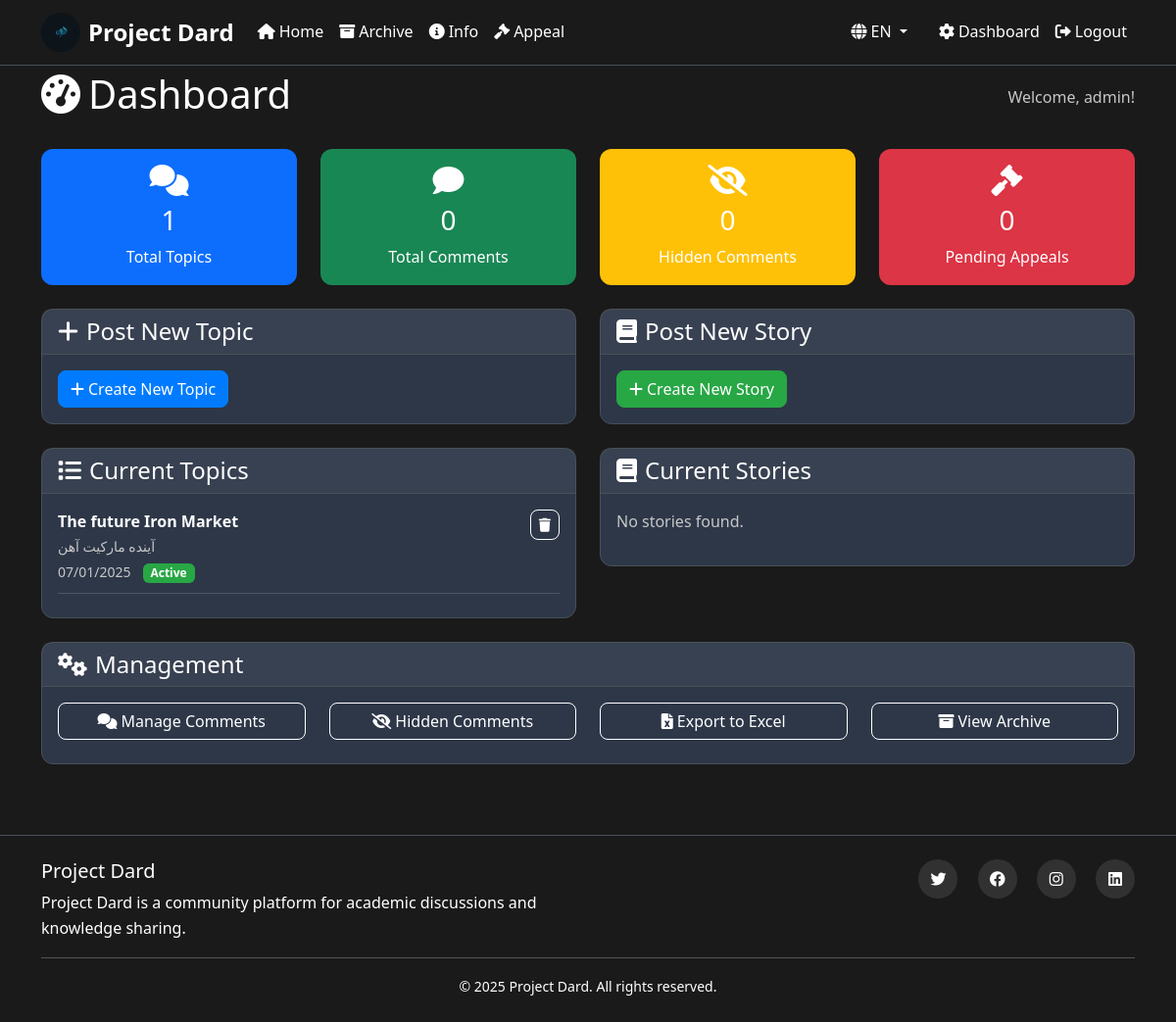
Page /admin (signed in) on the earlier database version.
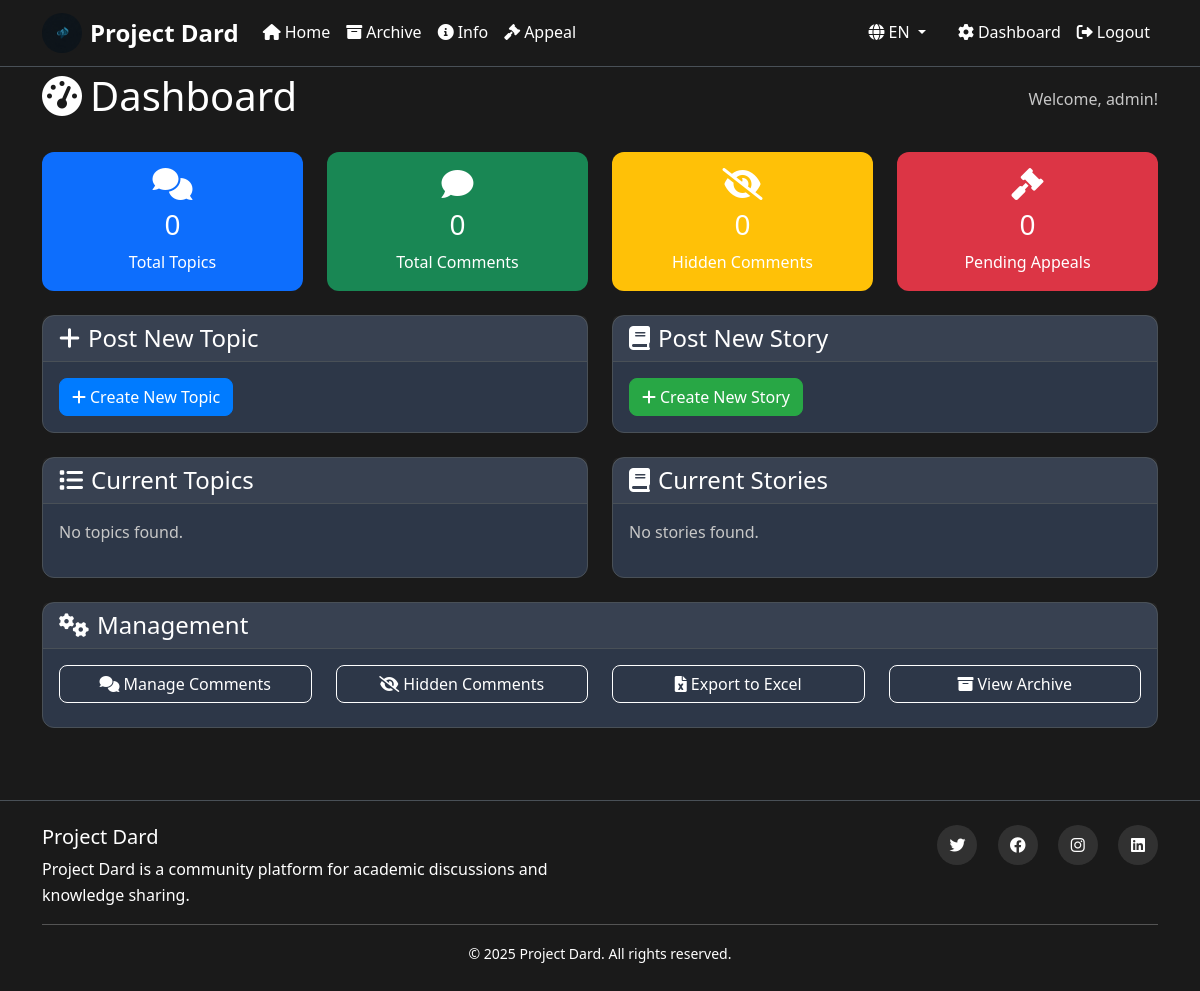
Same page on the later database version.
### models.py (models this page shows)
class WeeklyTopic(db.Model):
    id = db.Column(db.Integer, primary_key=True)
    title_en = db.Column(db.Text, nullable=False)
    title_fa = db.Column(db.Text)
    content_en = db.Column(db.Text, nullable=False)
    content_fa = db.Column(db.Text)
    created_at = db.Column(db.DateTime, default=datetime.utcnow)
    is_active = db.Column(db.Boolean, default=True)
    admin_id = db.Column(db.Integer, db.ForeignKey('admin.id'), nullable=False)
    comments = db.relationship('Comment', backref='topic', lazy=True)

### routes.py (the view)
@app.route('/admin')
@login_required
def admin_dashboard():
    total_topics = WeeklyTopic.query.count()
    total_comments = Comment.query.count()
    hidden_comments = Comment.query.filter_by(is_hidden=True).count()
    pending_appeals = Appeal.query.filter_by(status='pending').count()
    recent_comments = Comment.query.order_by(Comment.created_at.desc()).limit(5).all()
    current_topics = WeeklyTopic.query.order_by(WeeklyTopic.created_at.desc()).limit(5).all()
    current_stories = WeeklyStory.query.order_by(WeeklyStory.created_at.desc()).limit(5).all()
    return render_template('admin/dashboard.html',
                         total_topics=total_topics,
                         total_comments=total_comments,
                         hidden_comments=hidden_comments,
                         pending_appeals=pending_appeals,
                         recent_comments=recent_comments,
                         current_topics=current_topics,
                         current_stories=current_stories)

### app.py (called while the page is built)
@login_manager.user_loader
def load_user(user_id):
    from models import Admin
    return Admin.query.get(int(user_id))

### routes.py (called while the page is built)
@app.before_request
def before_request():
    if 'language' not in session:
        session['language'] = 'en'
    track_visitor()

@app.context_processor
def inject_globals():
    return {
        'get_text': get_text,
        'current_language': session.get('language', 'en'),
        'supported_languages': get_supported_languages()
    }

### translations.py (called while the page is built)
def get_text(key, language=None):
    if language is None:
        language = session.get('language', 'en')
    return translations.get(language, {}).get(key, translations['en'].get(key, key))

def get_supported_languages():
    return list(translations.keys())

### utils.py (called while the page is built)
def get_client_ip():
    if request.environ.get('HTTP_X_FORWARDED_FOR'):
        return request.environ['HTTP_X_FORWARDED_FOR'].split(',')[0].strip()
    elif request.environ.get('HTTP_X_REAL_IP'):
        return request.environ['HTTP_X_REAL_IP']
    else:
        return request.environ.get('REMOTE_ADDR', 'unknown')

### templates/admin/dashboard.html (shortened to what the changed rows need)
{% extends "base.html" %}
{% block content %}
<div class="row">
    <div class="col-12">
        <div class="d-flex justify-content-between align-items-center mb-4">
            <h1>
                <i class="fas fa-tachometer-alt me-2"></i>{{ get_text('dashboard') }}
            </h1>
        </div>
        <div class="row mb-4">
            <div class="col-md-3">
                <div class="card bg-primary">
                    <div class="card-body text-center">
                        <i class="fas fa-comments fa-2x mb-2"></i>
                        <h3>{{ total_topics }}</h3>
                        <p class="mb-0">Total Topics</p>
                    </div>
                </div>
            </div>
        </div>
        <div class="row mb-4">
            <div class="col-md-6">
                <div class="card bg-secondary">
                    <div class="card-body">
                        {% for topic in current_topics %}
                        <div class="d-flex justify-content-between align-items-start border-bottom border-secondary pb-2 mb-2">
                            <div>
                                <strong>{{ topic.title_en }}</strong>
                                {% if topic.title_fa %}
                                <br><small class="text-muted">{{ topic.title_fa }}</small>
                                {% endif %}
                                <br><small class="text-muted">{{ topic.created_at.strftime('%m/%d/%Y') }}</small>
                                {% if topic.is_active %}
                                <span class="badge bg-success ms-2">Active</span>
                                {% endif %}
                            </div>
                            <div>
                                <form method="POST" action="{{ url_for('delete_topic', topic_id=topic.id) }}"
                                      onsubmit="return confirm('Are you sure you want to delete this topic and all its comments?')"
                                      style="display: inline;">
                                    <button type="submit" class="btn btn-outline-danger btn-sm">
                                        <i class="fas fa-trash"></i>
                                    </button>
                                </form>
                            </div>
                        </div>
                        {% else %}
                        <p class="text-muted">No topics found.</p>
                        {% endfor %}
                    </div>
                </div>
            </div>
        </div>
    </div>
</div>
{% endblock %}

Differences in the rows shown:
removed WeeklyTopic: title_en "The future Iron Market", title_fa "آینده مارکیت آهن", created_at "07/01/2025", is_active "Active"
Other differences:
{{ total_topics }}: "1" → "0"
text now shown: "No topics found."
